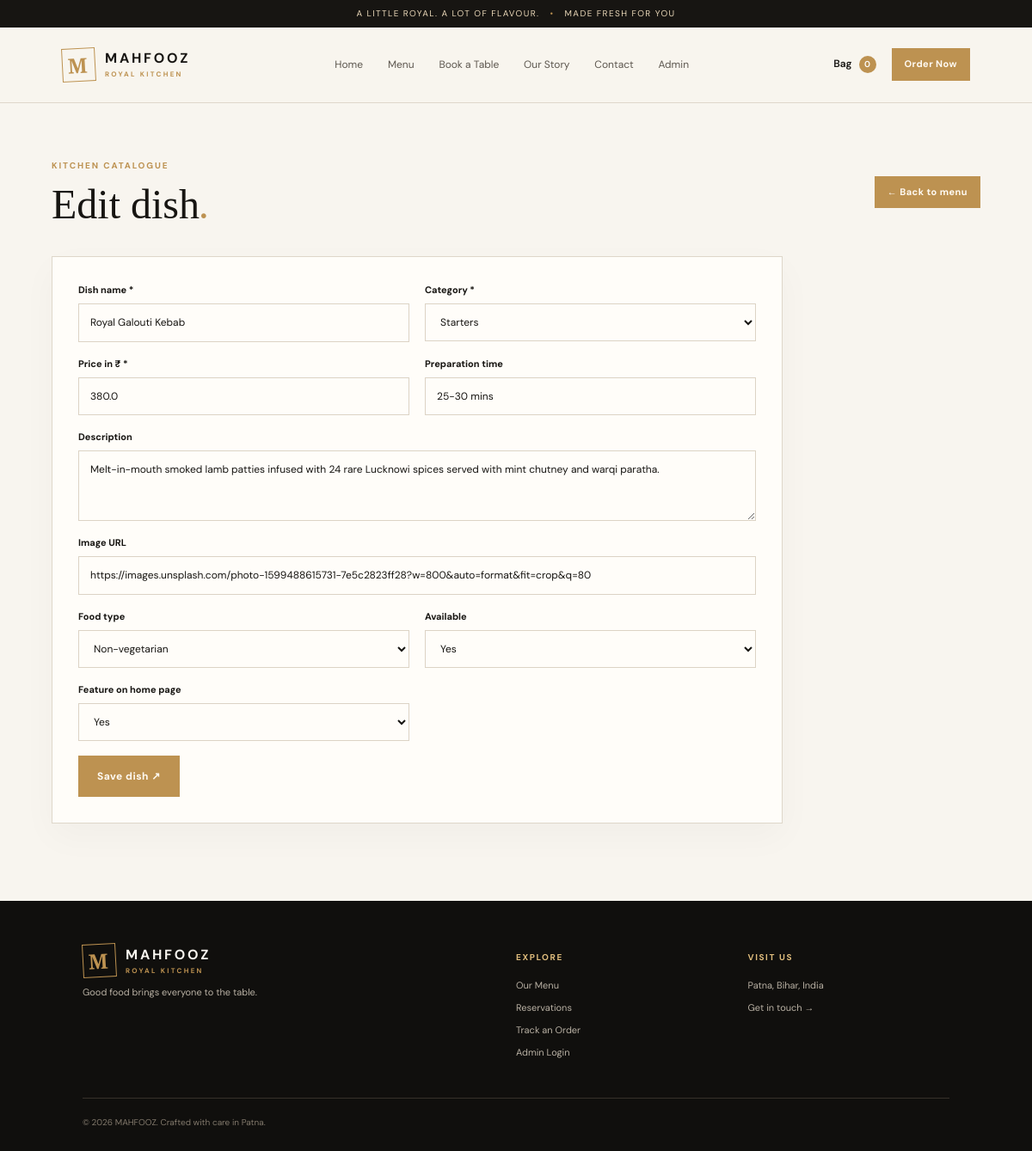
/admin/menu/1/edit (signed in), run on the app's committed database.
### models/__init__.py (models this page shows)
class FoodItem(db.Model):
    __tablename__ = 'food_items'
    id = db.Column(db.Integer, primary_key=True)
    category_id = db.Column(db.Integer, db.ForeignKey('categories.id'), nullable=False)
    name = db.Column(db.String(150), nullable=False)
    description = db.Column(db.Text)
    price = db.Column(db.Float, nullable=False)
    is_veg = db.Column(db.Boolean, default=True, nullable=False)
    image_url = db.Column(db.String(500), default='')
    is_available = db.Column(db.Boolean, default=True)
    is_featured = db.Column(db.Boolean, default=False)
    rating = db.Column(db.Float, default=4.5)
    preparation_time = db.Column(db.String(50), default='20-30 min')
    created_at = db.Column(db.DateTime, default=datetime.utcnow)
    updated_at = db.Column(db.DateTime, default=datetime.utcnow, onupdate=datetime.utcnow)

class Category(db.Model):
    __tablename__ = 'categories'
    id = db.Column(db.Integer, primary_key=True)
    name = db.Column(db.String(100), nullable=False)
    slug = db.Column(db.String(100), unique=True, nullable=False)
    description = db.Column(db.Text)
    image_url = db.Column(db.String(500))
    display_order = db.Column(db.Integer, default=0)
    is_active = db.Column(db.Boolean, default=True)
    created_at = db.Column(db.DateTime, default=datetime.utcnow)
    items = db.relationship('FoodItem', backref='category', lazy=True, cascade='all, delete-orphan')

### app.py (the view, shortened to what this page needs)
@app.route('/admin/menu/add', methods=['GET','POST'])
@app.route('/admin/menu/<int:item_id>/edit', methods=['GET','POST'])
@admin_required
def admin_item_form(item_id=None):
    item=FoodItem.query.get_or_404(item_id) if item_id else None
    return render_template('admin/item_form.html', item=item, categories=Category.query.order_by(Category.display_order).all())

### app.py (called while the page is built)
@app.before_request
def normalize_path():
    path = request.path
    if len(path) > 1 and path.endswith('/'):
        return redirect(path.rstrip('/') + (('?' + request.query_string.decode()) if request.query_string else ''), code=308)
    lowered = path.lower()
    aliases = {'/login': '/admin/login', '/admin.html': '/admin', '/dashboard': '/admin', '/admin/index': '/admin', '/admin/login.html': '/admin/login'}
    if lowered in aliases:
        return redirect(aliases[lowered], code=301)
    if lowered != path and lowered.startswith('/admin'):
        return redirect(lowered, code=301)

@app.context_processor
def inject_globals():
    return {'restaurant_name': 'MAHFOOZ', 'restaurant_address': app.config.get('RESTAURANT_ADDRESS'),
            'restaurant_phone': app.config.get('RESTAURANT_PHONE'), 'current_year': datetime.now().year}

def admin_required(fn):
    @wraps(fn)
    def wrapper(*args, **kwargs):
        if not session.get('admin_id'):
            flash('Please log in to access the dashboard.', 'warning')
            return redirect(url_for('admin_login', next=request.path))
        return fn(*args, **kwargs)
    return wrapper

### templates/admin/item_form.html
{% extends 'base.html' %}{% block title %}{{ 'Edit' if item else 'Add' }} Dish | MAHFOOZ{% endblock %}{% block content %}<section class="admin-page"><div class="admin-head"><div><p class="eyebrow">KITCHEN CATALOGUE</p><h1>{{ 'Edit dish' if item else 'Add a dish' }}<em>.</em></h1></div><a class="btn btn-small" href="{{ url_for('admin_menu') }}">← Back to menu</a></div><form class="form-card admin-item-form" method="post"><div class="form-grid"><label>Dish name *<input name="name" required maxlength="150" value="{{ item.name if item else '' }}"></label><label>Category *<select name="category_id" required>{% for c in categories %}<option value="{{ c.id }}" {% if item and item.category_id==c.id %}selected{% endif %}>{{ c.name }}</option>{% endfor %}</select></label><label>Price in ₹ *<input type="number" name="price" min="1" step="0.01" required value="{{ item.price if item else '' }}"></label><label>Preparation time<input name="preparation_time" value="{{ item.preparation_time if item else '20-30 min' }}"></label><label class="full-field">Description<textarea name="description" rows="3">{{ item.description if item else '' }}</textarea></label><label class="full-field">Image URL<input type="url" name="image_url" value="{{ item.image_url if item else '' }}" placeholder="https://…"></label><label>Food type<select name="is_veg"><option value="yes" {% if not item or item.is_veg %}selected{% endif %}>Vegetarian</option><option value="no" {% if item and not item.is_veg %}selected{% endif %}>Non-vegetarian</option></select></label><label>Available<select name="is_available"><option value="yes" {% if not item or item.is_available %}selected{% endif %}>Yes</option><option value="no" {% if item and not item.is_available %}selected{% endif %}>No</option></select></label><label>Feature on home page<select name="is_featured"><option value="yes" {% if item and item.is_featured %}selected{% endif %}>Yes</option><option value="no" {% if not item or not item.is_featured %}selected{% endif %}>No</option></select></label></div><button class="btn">Save dish ↗</button></form></section>{% endblock %}

### static/css/style.css (style rules this page uses)
:root { --ink:#171512;--paper:#f8f5ef;--cream:#eee8dc;--gold:#bd9251;--gold2:#e0bd7d;--muted:#777168;--line:#ded7ca;--white:#fff;--green:#397451;--red:#a33c32;--serif:'Playfair Display',Georgia,serif;--sans:'DM Sans',Arial,sans-serif }
* { box-sizing:border-box }
html { scroll-behavior:smooth }
body { margin:0;background:var(--paper);color:var(--ink);font-family:var(--sans);line-height:1.55 }
a { color:inherit;text-decoration:none }
button,input,textarea,select { font:inherit }
button,a { touch-action:manipulation }
.btn { border:1px solid var(--gold);background:var(--gold);color:#fffaf2;display:inline-flex;justify-content:center;align-items:center;gap:18px;padding:14px 21px;font-size:12px;font-weight:700;letter-spacing:.04em;cursor:pointer;transition:transform .2s,background .2s;min-height:46px }
.btn-small { min-height:36px;padding:9px 14px;font-size:11px }
.eyebrow,.section-label { font-size:10px;letter-spacing:.19em;font-weight:700;color:var(--gold);text-transform:uppercase }
.hero h1 em,.section h2 em,.page-hero h1 em,.confirmation h1 em,.admin-head h1 em,.form-aside h2 em { color:var(--gold);font-weight:500 }
input,textarea,select { width:100%;padding:12px 13px;background:#fffdf9;border:1px solid #dcd3c5;border-radius:0;color:var(--ink);outline:none;font-size:12px }
textarea { resize:vertical }
.form-card { background:#fffdf9;border:1px solid var(--line);padding:30px;box-shadow:0 15px 40px #17151208 }
.form-card label { display:block;font-size:11px;font-weight:700;margin-bottom:17px }
.form-card input,.form-card textarea,.form-card select { display:block;margin-top:7px;font-weight:400 }
.form-grid { display:grid;grid-template-columns:1fr 1fr;gap:0 18px }
.full-field { grid-column:1/-1 }
.admin-page { padding:55px clamp(20px,5vw,70px) 90px;min-height:65vh }
.admin-head { display:flex;justify-content:space-between;align-items:center;gap:20px;margin-bottom:25px }
.admin-head h1 { font:500 clamp(32px,4vw,48px) var(--serif);margin:8px 0 }
.admin-item-form { max-width:850px }

### data on the page
FoodItem: name "Royal Galouti Kebab", category_id "Starters", price "380.0", preparation_time "25-30 mins", description "Melt-in-mouth smoked lamb patties infused with 24 rare Lucknowi spices served with mint chutney and warqi paratha.", image_url "https://images.unsplash.com/photo-1599488615731-7e5c2823ff28?w=800&auto=format&fit=crop&q=80", is_veg "Non-vegetarian", is_available "Yes", is_featured "Yes"

### other printed values
{{ 'Edit dish' if item else 'Add a dish' }} "Edit dish"
{{ restaurant_address }} "Patna, Bihar, India"
